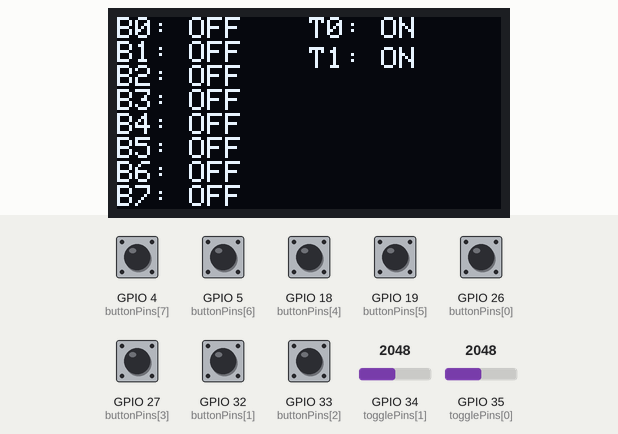
Simulated run of this sketch. Board: ESP32. Parts: 128×64 one-colour display. Inputs (shaded band) come from the test bench; at power-on: GPIO 4 (buttonPins[7]), GPIO 5 (buttonPins[6]), GPIO 18 (buttonPins[4]), GPIO 19 (buttonPins[5]), GPIO 26 (buttonPins[0]), GPIO 27 (buttonPins[3]), GPIO 32 (buttonPins[1]), GPIO 33 (buttonPins[2]) HIGH, GPIO 34 (togglePins[1]) = 2048, GPIO 35 (togglePins[0]) = 2048. The display library's start-up logo is not drawn; nothing arrives over Bluetooth unless stated; what the sketch prints to the serial monitor is not drawn.

Above: at 3.2 s.
3.3 s: GPIO 34 (togglePins[1]) set to 3291
4.8 s: GPIO 34 (togglePins[1]) set to 3380
At 6.0 s:
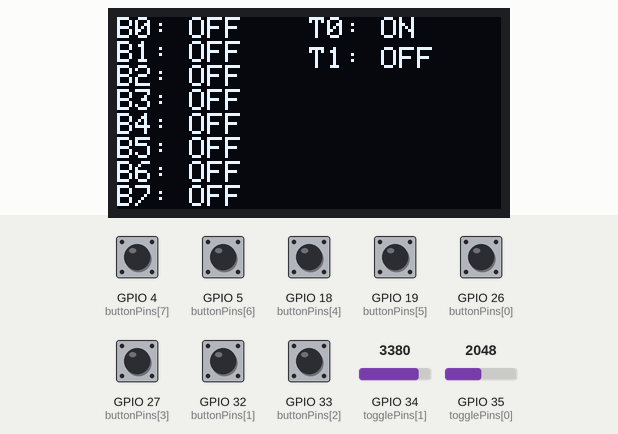
6.3 s: GPIO 35 (togglePins[0]) set to 3297
7.8 s: GPIO 35 (togglePins[0]) set to 3377
At 9.0 s:
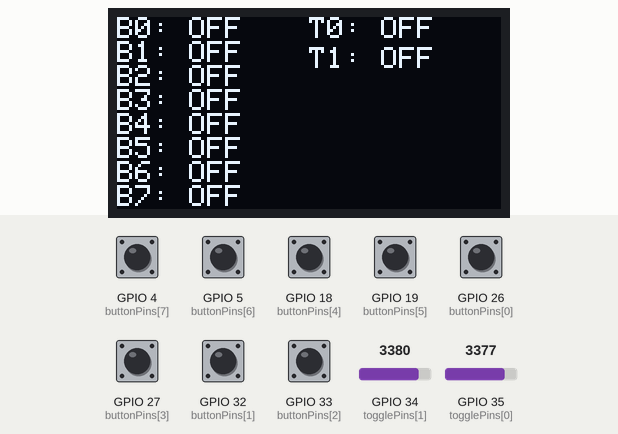
9.3 s: GPIO 4 (buttonPins[7]) pulled LOW for 0.15 s
At 9.46 s:
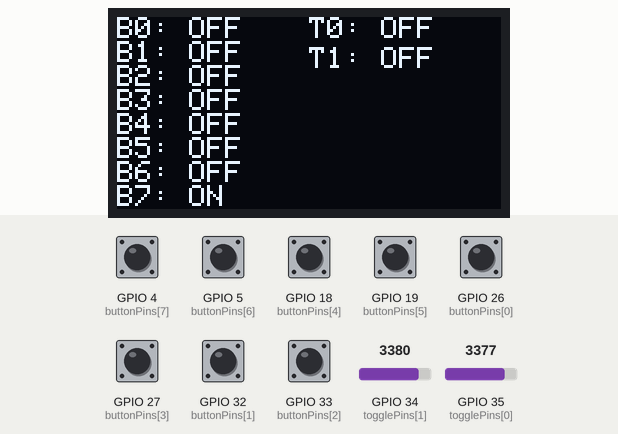
11.0 s: GPIO 5 (buttonPins[6]) pulled LOW for 0.15 s
At 11.17 s:
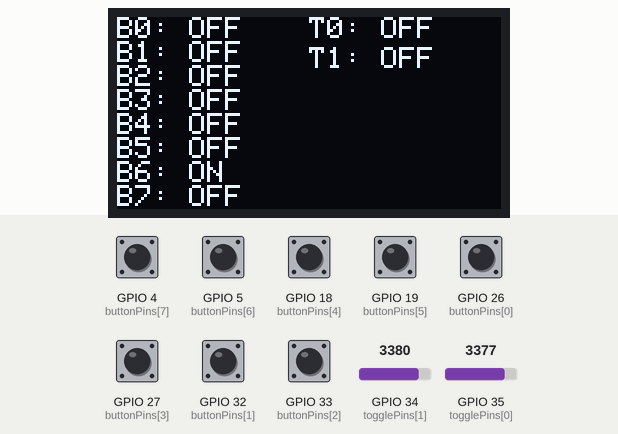
Timing chart, 0 to 13.7 s (numbered marks = the images above; inputs shaded):
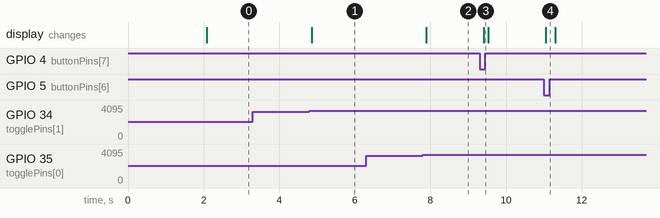

The sketch:

Altairu_Controller_V2.ino
```cpp
#include <Wire.h>
#include <Adafruit_GFX.h>
#include <Adafruit_SSD1306.h>
#include <BluetoothSerial.h>

#define OLED_ADDR 0x3C
#define OLED_SDA 21
#define OLED_SCL 22

#define BUTTON_COUNT 8
#define TOGGLE_COUNT 2

String MACadd = "E8:68:E7:31:17:1E";// 黄色 EC:62:60:9C:0C:26
uint8_t address[6] = { 0xe8, 0x68, 0xe7, 0x31, 0x17, 0x1e };
bool connected;

BluetoothSerial SerialBT;
Adafruit_SSD1306 display(128, 64, &Wire, -1);

int buttonPins[BUTTON_COUNT] = { 26, 32, 33, 27, 18, 19, 5, 4 };
int togglePins[TOGGLE_COUNT] = { 35, 34 };

float thresholdVoltage = 2.7;  // 閾値電圧
bool buttonStates[BUTTON_COUNT];
bool toggleStates[TOGGLE_COUNT];

void setup() {
  Serial.begin(115200);
  SerialBT.begin("ESP32test", true);
  Serial.println("device start");

  connected = SerialBT.connect(address);
  if (connected) {
    Serial.println("Connect OK");
  } else {
    while (!SerialBT.connected(10000)) {
      Serial.println("No connect");
    }
  }
  if (SerialBT.disconnect()) {
    Serial.println("Disconnected Succesfully!");
  }

  SerialBT.connect();

  display.begin(SSD1306_SWITCHCAPVCC, OLED_ADDR);
  display.display();
  delay(2000);
  display.clearDisplay();
  display.setTextSize(1);
  display.setTextColor(SSD1306_WHITE);

  for (int i = 0; i < BUTTON_COUNT; i++) {
    pinMode(buttonPins[i], INPUT_PULLUP);
  }

  for (int i = 0; i < TOGGLE_COUNT; i++) {
    pinMode(togglePins[i], INPUT);
  }
}

void loop() {
  for (int i = 0; i < BUTTON_COUNT; i++) {
    buttonStates[i] = digitalRead(buttonPins[i]) == LOW;
  }

  for (int i = 0; i < TOGGLE_COUNT; i++) {
    float voltage = analogRead(togglePins[i]) * (3.3 / 4095.0);  // アナログ読み取り（0-4095）を電圧に変換
    toggleStates[i] = voltage < thresholdVoltage;
  }

  display.clearDisplay();
  display.setCursor(0, 0);

  for (int i = 0; i < BUTTON_COUNT; i++) {
    display.print("B");
    display.print(i);
    display.print(": ");
    display.println(buttonStates[i] ? "ON" : "OFF");
  }

  for (int i = 0; i < TOGGLE_COUNT; i++) {
    display.setCursor(64, i * 10);
    display.print("T");
    display.print(i);
    display.print(": ");
    display.println(toggleStates[i] ? "ON" : "OFF");
  }

  display.display();

  if (SerialBT.connected()) {
    for (int i = 0; i < BUTTON_COUNT; i++) {
      SerialBT.print(buttonStates[i]);
      SerialBT.print(",");
    }
    for (int i = 0; i < TOGGLE_COUNT; i++) {
      SerialBT.print(toggleStates[i]);
      SerialBT.print(",");
    }
    SerialBT.println();
  }

  Serial.print("B:");
  for (int i = 0; i < BUTTON_COUNT; i++) {
    Serial.print(buttonStates[i]);
    Serial.print(",");
  }
  Serial.print("T:");
  for (int i = 0; i < TOGGLE_COUNT; i++) {
    Serial.print(toggleStates[i]);
    Serial.print(",");
  }
  Serial.println();


  delay(100);
}
```

Measured:
- the behaviour switches between 3350 and 3351 on GPIO 34 (togglePins[1]) (found by bisection; images 0 and 1)
- the behaviour switches between 3350 and 3351 on GPIO 35 (togglePins[0]) (found by bisection; images 1 and 2)
- after the input at 3.3 s, every drawn part: stays the same
- after the input at 4.8 s, the display: changes after 0.06 s (image 1)
- after the input at 6.3 s, every drawn part: stays the same
- after the input at 7.8 s, the display: changes after 0.09 s (image 2)
- after the input at 9.3 s, the display: changes after 0.10 s (image 3)
- after the input at 11.0 s, the display: changes at once (image 4)
